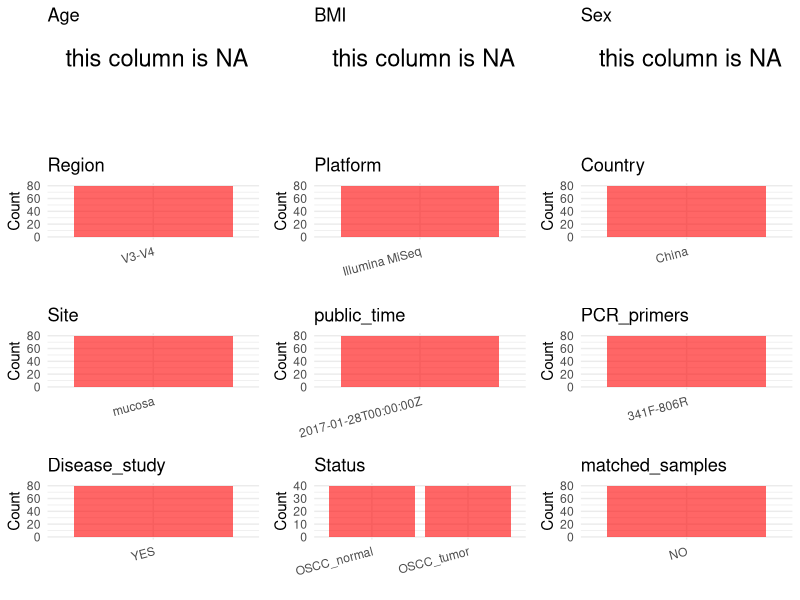

This chart was generated by the following R code: (Note: this script raises an error after producing the figure.)
## ---- chunk 1
library(tidyverse)
library(ggplot2)
library(cowplot)

setwd("C:/Users/zyc/Desktop/oral_project/data/projects/PRJNA362794")
initial_meta <- read.csv("SraRunTable.csv", header = TRUE) 
head(initial_meta)
## ---- chunk 2
metadata <- data.frame(
  BioProject = initial_meta$BioProject,
  Run = initial_meta$Run,
  sample_name = initial_meta$Sample.Name,
  Age = NA, 
  BMI = NA,  
  Sex = NA,
  Region = "V3-V4",
  Platform = initial_meta$Instrument,
  Country = initial_meta$geo_loc_name_country,
  Site = initial_meta$env_feature,
  public_time = initial_meta$ReleaseDate,
  matched_samples = "NO",
  stringsAsFactors = FALSE
)
## ---- chunk 3
# metadata <- metadata %>%
#  mutate(Sex = recode(Sex, "female" = "F", "male" = "M"))
## ---- chunk 4
metadata$title <- "Signatures of Mucosal Microbiome in Oral Squamous Cell Carcinoma Identified Using a Random Forest Model"
metadata$Disease_study <- "YES"
metadata$PCR_primers <- "341F-806R"
metadata <- metadata%>%mutate(Status = sapply(str_split(sample_name, "_"), function(x) tail(x, 1)))%>% mutate(Status = case_when(
    Status == "N" ~ "OSCC_normal",
    TRUE ~ "OSCC_tumor" # 其他所有情况
  ))
head(metadata)
## ---- chunk 5
print(paste("Number of unique runs:", length(unique(metadata$Run))))
print(paste("Number of unique sample names:", length(unique(metadata$sample_name))))
## ---- chunk 6
plot_data <- metadata %>%
  select(-BioProject, -Run, -sample_name, -title)

# Function to create simple plots for each column
create_simple_plots <- function(data) {
  plots <- list()
  
  for (col in colnames(data)) {
    # Check if the column is all NA
    if (all(is.na(data[[col]]))) {
      # Create an empty plot with text indicating all NA
      p <- ggplot() +
        annotate("text", x = 0.5, y = 0.5, label = "this column is NA", size = 6) +
        labs(title = col) +
        theme_void()
    } else if (is.numeric(data[[col]])) {
      # Numeric variable: histogram
      p <- ggplot(data, aes(x = .data[[col]])) +
        geom_histogram(fill = "blue", alpha = 0.6, bins = 20, na.rm = TRUE) +
        labs(title = col) +
        theme_minimal()
    } else {
      # Categorical variable: bar plot (remove NA values)
      count_data <- as.data.frame(table(data[[col]], useNA = "ifany"))
      p <- ggplot(count_data, aes(x = reorder(Var1, -Freq), y = Freq)) +
        geom_col(fill = "red", alpha = 0.6) +
        labs(title = col, x = NULL, y = "Count") +
        theme_minimal() +
        theme(axis.text.x = element_text(angle = 15, hjust = 1))
    }
    plots[[col]] <- p
  }
  
  return(plots)
}


plots <- create_simple_plots(plot_data)
p<-plot_grid(plots$Age, 
          plots$BMI, 
          plots$Sex, 
          plots$Region, 
          plots$Platform, 
          plots$Country, 
          plots$Site,
          plots$public_time, 
          plots$PCR_primers,
          plots$Disease_study,
          plots$Status,
          plots$matched_samples,# add 
          ncol = 3, align = "hv", axis = "lb")
ggsave("metadata_summary.png", plot = p, width = 8, height = 6, dpi = 150)

## ---- chunk 7
knitr::include_graphics("metadata_summary.png")
## ---- chunk 8
metadata <- metadata[, c(
  "BioProject", "Run", "sample_name", "Age", "BMI", "Sex", 
  "Region", "Platform", "Country", "Site", "public_time", 
  "PCR_primers", "title", "Disease_study", "Status","matched_samples"
)]

write.csv(metadata, file = "metadata.csv", quote = FALSE)
